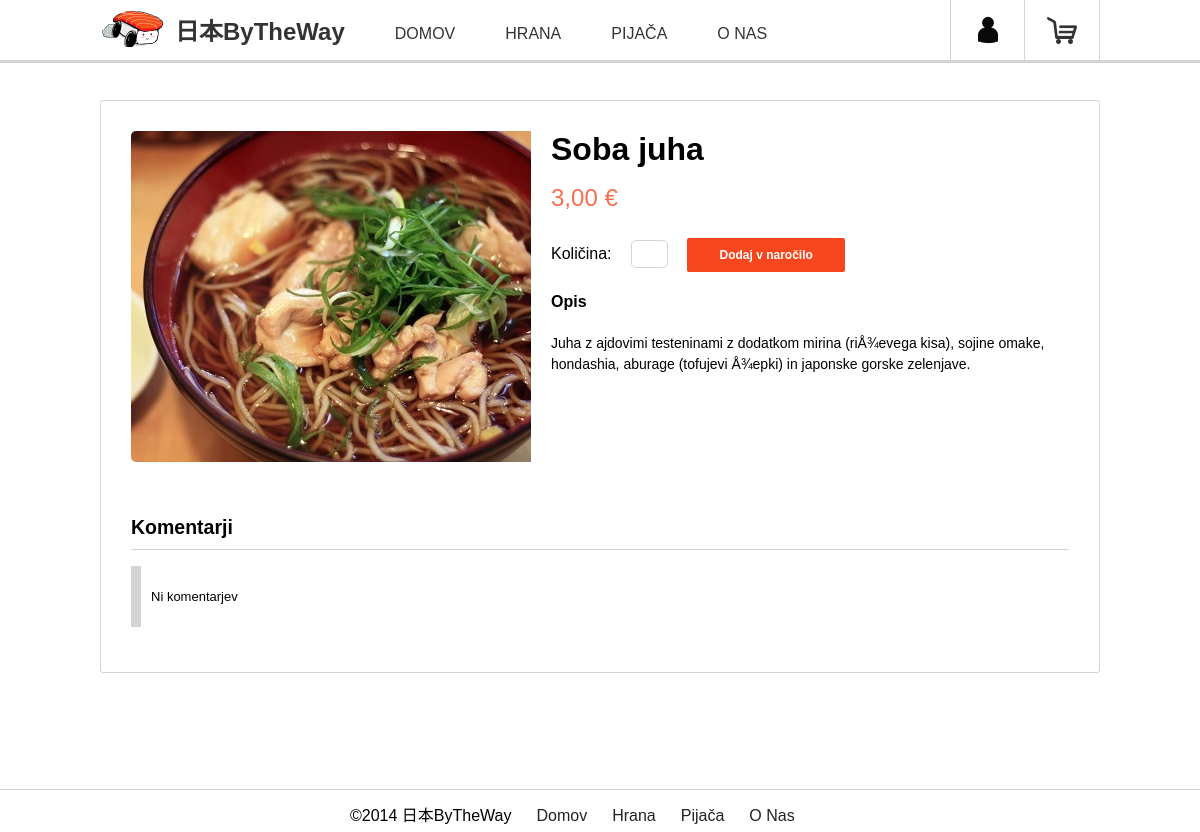
/product.php?izbira=1&posamezna=3, run on the app's committed database.
### tables this page shows
CREATE TABLE IF NOT EXISTS `hrana` (
  `HranaID` int(11) NOT NULL AUTO_INCREMENT,
  `Ime` varchar(30) NOT NULL,
  `VrstaHrane` varchar(15) NOT NULL,
  `Opis` varchar(200) NOT NULL,
  `Cena` float NOT NULL,
  `Slika` varchar(50) NOT NULL,
  PRIMARY KEY (`HranaID`)
);

### product.php (the view, shortened to what this page needs)
<?php
	include('mysql-connection.php');
?>
<?php
	$izbira = null;
	$product_result = null;
	$comment_result = null;
	if (isset($_GET['izbira']) && isset($_GET['posamezna'])) {
		$izbira = intval($_GET['izbira']);
		$posamezna = intval($_GET['posamezna']);
		if ($izbira >= 0 && $izbira < 5) {
			$product_result = mysqli_query($connection, "SELECT * FROM hrana WHERE HranaID='$posamezna'");
			$comment_result = mysqli_query($connection, "SELECT * FROM komentarhrana WHERE Hrana_HranaID='$posamezna'");
		} else if ($izbira == 5) {
			$product_result = mysqli_query($connection, "SELECT * FROM pijaca WHERE PijacaID='$posamezna'");
			$comment_result = mysqli_query($connection, "SELECT * FROM komentarpijaca WHERE Pijaca_PijacaID='$posamezna'");
		} else {
			die();
		}
		if (mysqli_num_rows($product_result) != 0) {
			$data = mysqli_fetch_array($product_result);
			$id = $data[0];
			$ime = $data[1];
			$opis = $data[3];
			$cena = $data[4];
			$slika = $data[5];
		} else {
			die();
		}
	}
?>
<!doctype html>
<html lang="en">
<head>
	<link rel="stylesheet" href="styles/normalize.css">
	<link rel="stylesheet" href="styles/main.css">
</head>
<body>
	<header class="main-header">
		<?php include('main-header.php'); ?>
	</header>
	<div class="main-content">
		<div class="row clearfix">
			<div class="product">
				<div class="product-image">
					<img src="<?php echo $slika; ?>" alt="A big picture of sushi">
				</div>
				<div class="product-information">
					<div class="name-and-price">
						<h2><?php echo $ime; ?></h2>
						<span class="price"><?php echo $cena.',00 €'; ?></span>
					</div>
					<div class="order">
						<label for="quantity">Količina:</label>
						<input id="quantity" type="text" name="quantity" value="" onkeyup="getValue(this.value)">
						<?php
							$pid = $id;
							$pcat = $_GET['izbira']!=5?'h':'p';
							if (isset($_SESSION['user']) || isset($_SESSION['admin'])){
								echo '<a class="big-red" href="basket.php?a=0&pid='.$pid.'&pcat='.$pcat.'&qt=1">Dodaj v naročilo</a>';
							} else {
								echo '<a class="big-red" href="login.php">Dodaj v naročilo</a>';
							}
						?>
					</div>
					<div class="description">
						<h4>Opis</h4>
						<p class="description"><?php echo $opis; ?></p>
					</div>
				</div>
				<div class="row clearfix"></div>
				<div class="comments">
					<h2>Komentarji</h2>
					<?php
						if (mysqli_num_rows($comment_result) != 0) {
							while ($vrstica = mysqli_fetch_array($comment_result)) {
								$id = $vrstica['Uporabnik_UporabnikID'];
								$result = mysqli_query($connection, "SELECT Ime, Priimek FROM uporabniki WHERE UporabnikID=$id");
								if (mysqli_num_rows($result) != 0) {
									$user = mysqli_fetch_array($result);
									echo '<div class="single-comment">';
									echo '<div class="author"><span>'.$user[0]." ".$user[1].'</span></div>';
									echo '<div class="text"><p>'.$vrstica['Vsebina'].'</p></div>';
									echo '</div>';
								}
								if (isset($_SESSION['admin'])) {
									echo'<div class="admin-buttons2">
											<a href="delete-comment.php?id='.$vrstica[0].'&'.($izbira!=5?"hranaid=".$id:"pijacaid=".$id).'&izbira='.$izbira.'" class="delete">Izbriši</a>
										</div>';
								}
							}
						} else {
							echo '<div class="single-comment">';
							echo '<div class="text"><p>Ni komentarjev</p></div>';
							echo '</div>';
						}
					?>
				</div>
			</div>
		</div>
	</div>
	<footer class="main-footer">
		<?php include('main-footer.php'); ?>
	</footer>
</body>
</html>

### styles/main.css (style rules this page uses)
*, *:before, *:after { -moz-box-sizing: border-box; -webkit-box-sizing: border-box; box-sizing: border-box; }
.clearfix:after { content: "."; display: block; clear: both; visibility: hidden; line-height: 0; height: 0; }
.clearfix { display: inline-block; }
html { position: relative; min-height: 100%; }
body { margin: 0 0 32px; }
.row { display: block; max-width: 1000px; margin: 0 auto; }
a.big-red, button.big-red { border: 0 none; border-radius: 2px 2px 2px 2px; color: #FFFFFF; cursor: pointer; display: inline-block; font-family: Arial,sans-serif; font-size: 12px; font-weight: bold; line-height: 20px; margin-bottom: 0; margin-top: 10px; padding: 7px 10px; text-transform: none; text-decoration: none; width: 16.795%; text-align: center; background: none repeat scroll 0 0 #f5461e; color: #fff; }
.main-header { background: #fff; border-bottom: 3px solid #d4d4d4; min-height: 60px; position: fixed; z-index: 9999; width: 100%; }
.main-footer { position: absolute; left: 0; bottom: 0; background-color: #fff; width: 100%; border-top: 1px solid #d4d4d4; padding-top: 10px; }
.main-content { padding-top: 100px; padding-bottom: 40px; }
.main-content .product { border: 1px solid #d4d4d4; border-radius: 3px; padding: 30px; min-height: 410px; }
.main-content .product .product-image { float: left; max-width: 400px; max-height: 350px; margin-right: 20px; overflow: hidden; }
.main-content .product .product-image img { border-radius: 5px; }
.main-content .product .product-information .name-and-price h2 { font-size: 2em; margin: 0; padding: 0; }
.main-content .product .product-information .name-and-price .price { color: #f76e4f; font-size: 1.5em; line-height: 2.5; }
.main-content .product .product-information .order input { border: 1px solid #d4d4d4; border-radius: 5px 5px 5px 5px; color: #999; font-size: 105%; height: 28px; margin: 0 15px; padding: 0; text-align: center; width: 37px; }
.main-content .product .product-information .description p { font-size: 14px; line-height: 1.5; }
.main-content .product .comments { margin-top: 50px; font-size: 13px; }
.main-content .product .comments h2 { border-bottom: 1px solid #d4d4d4; padding-bottom: 10px; }
.main-content .product .comments .single-comment { border-left: 10px solid #d4d4d4; padding: 10px; margin-bottom: 15px; }

### data on the page
hrana: Slika (picture), Ime "Soba juha", Cena "3", Opis "Juha z ajdovimi testeninami z dodatkom mirina (riÅ¾evega kisa), sojine omake, hondashia, aburage (tofujevi Å¾epki) in japonske gorske zelenjave."
